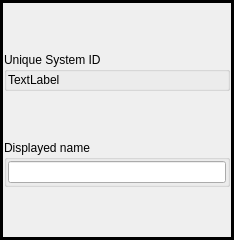
<?xml version="1.0" encoding="UTF-8"?>
<ui version="4.0">
 <class>GParamSettingsWidget</class>
 <widget class="QWidget" name="GParamSettingsWidget">
  <property name="geometry">
   <rect>
    <x>0</x>
    <y>0</y>
    <width>234</width>
    <height>240</height>
   </rect>
  </property>
  <property name="sizePolicy">
   <sizepolicy hsizetype="Preferred" vsizetype="Preferred">
    <horstretch>0</horstretch>
    <verstretch>0</verstretch>
   </sizepolicy>
  </property>
  <property name="windowTitle">
   <string>GParamSettingsWidget</string>
  </property>
  <layout class="QVBoxLayout" name="verticalLayout_2">
   <property name="spacing">
    <number>0</number>
   </property>
   <property name="sizeConstraint">
    <enum>QLayout::SetDefaultConstraint</enum>
   </property>
   <property name="margin">
    <number>0</number>
   </property>
   <item>
    <widget class="QFrame" name="frame">
     <property name="frameShape">
      <enum>QFrame::Box</enum>
     </property>
     <property name="frameShadow">
      <enum>QFrame::Plain</enum>
     </property>
     <property name="lineWidth">
      <number>3</number>
     </property>
     <layout class="QVBoxLayout" name="verticalLayout">
      <property name="spacing">
       <number>1</number>
      </property>
      <property name="margin">
       <number>1</number>
      </property>
      <item>
       <widget class="QGroupBox" name="groupBox_3">
        <property name="sizePolicy">
         <sizepolicy hsizetype="Preferred" vsizetype="Maximum">
          <horstretch>0</horstretch>
          <verstretch>0</verstretch>
         </sizepolicy>
        </property>
        <property name="title">
         <string>Unique System ID</string>
        </property>
        <layout class="QVBoxLayout" name="verticalLayout_3" stretch="0">
         <property name="spacing">
          <number>1</number>
         </property>
         <property name="sizeConstraint">
          <enum>QLayout::SetDefaultConstraint</enum>
         </property>
         <property name="margin">
          <number>1</number>
         </property>
         <item>
          <widget class="QLabel" name="m_pID">
           <property name="text">
            <string>TextLabel</string>
           </property>
           <property name="textInteractionFlags">
            <set>Qt::LinksAccessibleByMouse|Qt::TextSelectableByKeyboard|Qt::TextSelectableByMouse</set>
           </property>
          </widget>
         </item>
        </layout>
       </widget>
      </item>
      <item>
       <widget class="QGroupBox" name="groupBox">
        <property name="sizePolicy">
         <sizepolicy hsizetype="Preferred" vsizetype="Maximum">
          <horstretch>0</horstretch>
          <verstretch>0</verstretch>
         </sizepolicy>
        </property>
        <property name="title">
         <string>Displayed name</string>
        </property>
        <layout class="QVBoxLayout" name="verticalLayout_4">
         <property name="spacing">
          <number>1</number>
         </property>
         <property name="margin">
          <number>1</number>
         </property>
         <item>
          <widget class="QLineEdit" name="m_pNameEdit"/>
         </item>
        </layout>
       </widget>
      </item>
     </layout>
    </widget>
   </item>
  </layout>
 </widget>
 <layoutdefault spacing="6" margin="11"/>
 <resources/>
 <connections/>
</ui>
